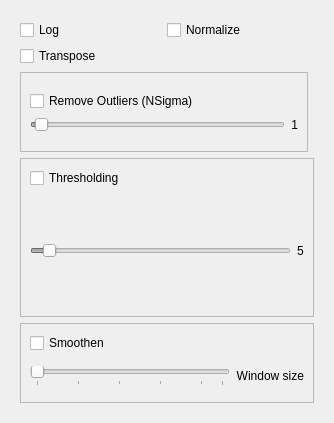
         <widget class="QWidget" name="page_2">
          <property name="geometry">
           <rect>
            <x>0</x>
            <y>0</y>
            <width>334</width>
            <height>423</height>
           </rect>
          </property>
          <attribute name="label">
           <string>Image Processing</string>
          </attribute>
          <layout class="QGridLayout" name="gridLayout_3">
           <item row="0" column="0">
            <widget class="QWidget" name="widget" native="true">
             <layout class="QGridLayout" name="gridLayout_28">
              <item row="0" column="0">
               <layout class="QVBoxLayout" name="verticalLayout_3">
                <item>
                 <layout class="QHBoxLayout" name="horizontalLayout_7">
                  <item>
                   <widget class="QCheckBox" name="cb_log">
                    <property name="sizePolicy">
                     <sizepolicy hsizetype="Preferred" vsizetype="Fixed">
                      <horstretch>0</horstretch>
                      <verstretch>0</verstretch>
                     </sizepolicy>
                    </property>
                    <property name="toolTip">
                     <string>Covert image dat to log values.</string>
                    </property>
                    <property name="styleSheet">
                     <string notr="true"/>
                    </property>
                    <property name="text">
                     <string>Log </string>
                    </property>
                    <property name="checked">
                     <bool>false</bool>
                    </property>
                   </widget>
                  </item>
                  <item>
                   <widget class="QCheckBox" name="cb_norm">
                    <property name="sizePolicy">
                     <sizepolicy hsizetype="Preferred" vsizetype="Fixed">
                      <horstretch>0</horstretch>
                      <verstretch>0</verstretch>
                     </sizepolicy>
                    </property>
                    <property name="toolTip">
                     <string>Intensity Normalization with the last Frame.</string>
                    </property>
                    <property name="text">
                     <string>Normalize</string>
                    </property>
                   </widget>
                  </item>
                 </layout>
                </item>
                <item>
                 <widget class="QCheckBox" name="cb_transpose">
                  <property name="sizePolicy">
                   <sizepolicy hsizetype="Preferred" vsizetype="Fixed">
                    <horstretch>0</horstretch>
                    <verstretch>0</verstretch>
                   </sizepolicy>
                  </property>
                  <property name="toolTip">
                   <string>Reverse the arrays. 012 will be 210</string>
                  </property>
                  <property name="layoutDirection">
                   <enum>Qt::LeftToRight</enum>
                  </property>
                  <property name="text">
                   <string>Transpose</string>
                  </property>
                 </widget>
                </item>
               </layout>
              </item>
              <item row="1" column="0">
               <widget class="QFrame" name="frame_4">
                <property name="frameShape">
                 <enum>QFrame::StyledPanel</enum>
                </property>
                <property name="frameShadow">
                 <enum>QFrame::Raised</enum>
                </property>
                <layout class="QGridLayout" name="gridLayout_13">
                 <item row="0" column="0">
                  <layout class="QGridLayout" name="gridLayout_8">
                   <item row="0" column="0" colspan="2">
                    <widget class="QCheckBox" name="cb_remove_outliers">
                     <property name="text">
                      <string>Remove Outliers (NSigma)</string>
                     </property>
                    </widget>
                   </item>
                   <item row="1" column="0">
                    <widget class="QSlider" name="hs_nsigma">
                     <property name="enabled">
                      <bool>false</bool>
                     </property>
                     <property name="styleSheet">
                      <string notr="true"/>
                     </property>
                     <property name="maximum">
                      <number>200</number>
                     </property>
                     <property name="value">
                      <number>3</number>
                     </property>
                     <property name="orientation">
                      <enum>Qt::Horizontal</enum>
                     </property>
                    </widget>
                   </item>
                   <item row="1" column="1">
                    <widget class="QLabel" name="label_nsigma">
                     <property name="text">
                      <string>1</string>
                     </property>
                     <property name="alignment">
                      <set>Qt::AlignRight|Qt::AlignTrailing|Qt::AlignVCenter</set>
                     </property>
                    </widget>
                   </item>
                  </layout>
                 </item>
                </layout>
               </widget>
              </item>
              <item row="2" column="0" rowspan="2" colspan="2">
               <widget class="QFrame" name="frame_3">
                <property name="frameShape">
                 <enum>QFrame::StyledPanel</enum>
                </property>
                <property name="frameShadow">
                 <enum>QFrame::Raised</enum>
                </property>
                <layout class="QGridLayout" name="gridLayout_26">
                 <item row="0" column="0">
                  <layout class="QGridLayout" name="gridLayout_5">
                   <item row="0" column="0">
                    <layout class="QHBoxLayout" name="horizontalLayout_3">
                     <item>
                      <widget class="QCheckBox" name="cb_remove_bg">
                       <property name="text">
                        <string>Thresholding</string>
                       </property>
                      </widget>
                     </item>
                    </layout>
                   </item>
                   <item row="1" column="0">
                    <layout class="QHBoxLayout" name="horizontalLayout_2">
                     <item>
                      <widget class="QSlider" name="hs_bg_threshold">
                       <property name="enabled">
                        <bool>false</bool>
                       </property>
                       <property name="maximum">
                        <number>100</number>
                       </property>
                       <property name="singleStep">
                        <number>5</number>
                       </property>
                       <property name="pageStep">
                        <number>5</number>
                       </property>
                       <property name="value">
                        <number>5</number>
                       </property>
                       <property name="orientation">
                        <enum>Qt::Horizontal</enum>
                       </property>
                      </widget>
                     </item>
                     <item>
                      <widget class="QLabel" name="label_bg_threshold">
                       <property name="text">
                        <string>5</string>
                       </property>
                      </widget>
                     </item>
                    </layout>
                   </item>
                  </layout>
                 </item>
                </layout>
               </widget>
              </item>
              <item row="4" column="0" colspan="2">
               <widget class="QFrame" name="frame_2">
                <property name="frameShape">
                 <enum>QFrame::StyledPanel</enum>
                </property>
                <property name="frameShadow">
                 <enum>QFrame::Raised</enum>
                </property>
                <layout class="QGridLayout" name="gridLayout_27">
                 <item row="0" column="0">
                  <widget class="QCheckBox" name="cb_smooth">
                   <property name="toolTip">
                    <string>uses savgol_filter to smooth data</string>
                   </property>
                   <property name="text">
                    <string>Smoothen</string>
                   </property>
                  </widget>
                 </item>
                 <item row="1" column="0">
                  <layout class="QHBoxLayout" name="horizontalLayout_4">
                   <item>
                    <widget class="QSlider" name="hs_smooth_size">
                     <property name="enabled">
                      <bool>false</bool>
                     </property>
                     <property name="minimum">
                      <number>3</number>
                     </property>
                     <property name="maximum">
                      <number>12</number>
                     </property>
                     <property name="singleStep">
                      <number>2</number>
                     </property>
                     <property name="pageStep">
                      <number>2</number>
                     </property>
                     <property name="value">
                      <number>3</number>
                     </property>
                     <property name="orientation">
                      <enum>Qt::Horizontal</enum>
                     </property>
                     <property name="tickPosition">
                      <enum>QSlider::TicksBelow</enum>
                     </property>
                     <property name="tickInterval">
                      <number>2</number>
                     </property>
                    </widget>
                   </item>
                   <item>
                    <widget class="QLabel" name="smooth_winow_size">
                     <property name="text">
                      <string>Window size</string>
                     </property>
                     <property name="alignment">
                      <set>Qt::AlignRight|Qt::AlignTrailing|Qt::AlignVCenter</set>
                     </property>
                    </widget>
                   </item>
                  </layout>
                 </item>
                </layout>
               </widget>
              </item>
             </layout>
            </widget>
           </item>
          </layout>
         </widget>
